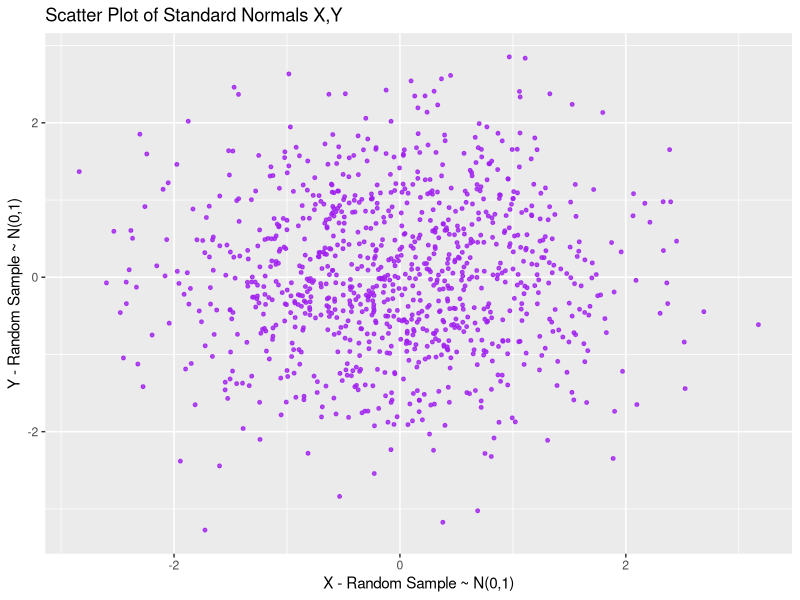
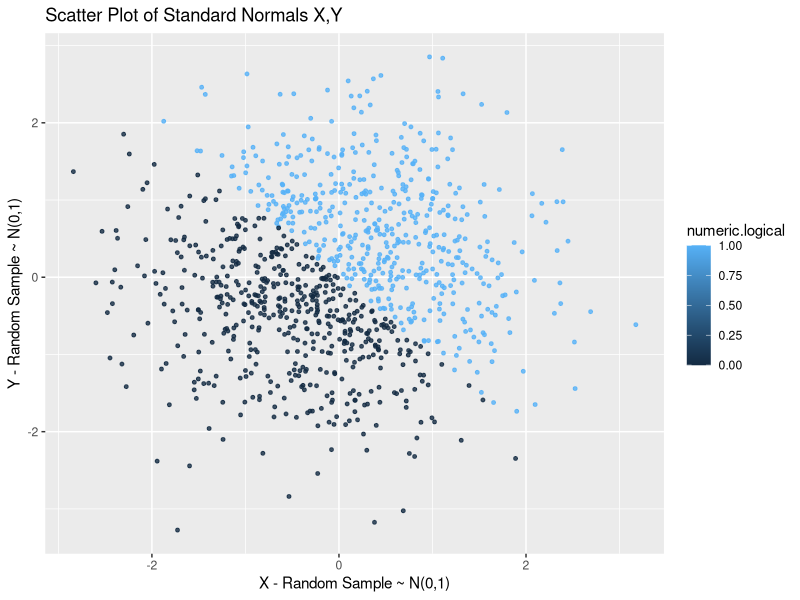
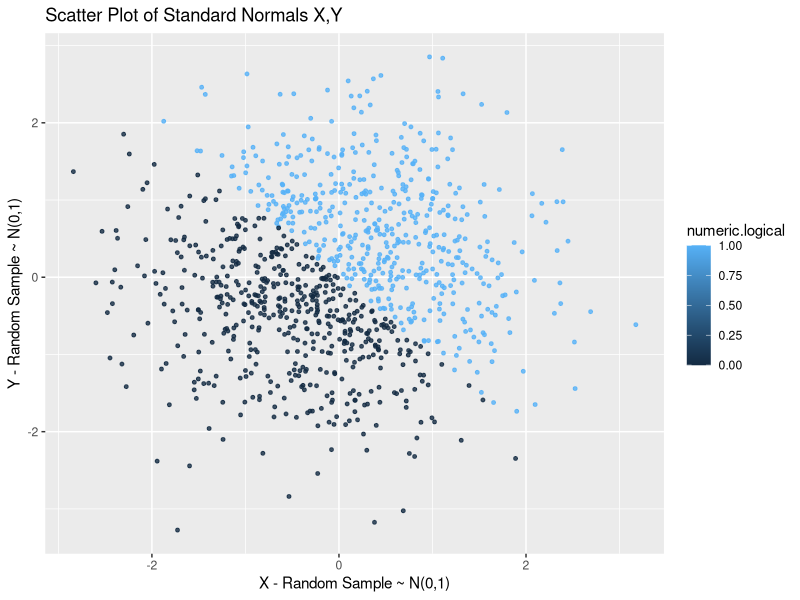

The R script that drew these images, in order:
## ---- chunk 1
#Load necessary packages
library(tidyverse)
## ---- chunk 2
#Defining number of rows/observations for our variable types data frame
n.row.types.df <- 10

#Set the seed for reproducibility in random sample
set.seed(24)

#Generate a character sample using strsplit on a generic sample, need unlist to coerce to vector
char.sentence <- "The quick brown fox jumped over the lazy dog"  
char.word.sample <- unlist(strsplit(char.sentence, "[ ]"))

#Creating our data frame with rUnif(0,5), logical, character random sample, and factor vars
variable.types.df <- tibble(
  unif.sample = runif(n.row.types.df, min = 0, max = 5),                  #Random sample 10 rUnif(0,5)
  logical.unif.g.2 = ifelse(unif.sample > 2, TRUE, FALSE),                #Logical, TRUE if rUnif > 2
  char.sample = sample(char.word.sample, n.row.types.df, replace = TRUE), #Random char sample
  factor.char.sample = as.factor(sample(1:5, n.row.types.df, replace = TRUE))   #Random factor sample, 5 levels
)
## ---- chunk 3
#Here we use the apply function to apply the mean function to each column var
mean.variable.types <- apply(variable.types.df, 2, mean)

#Apply gives all NA's because last 2 cols are non-numeric, so will go individually instead
mean.variable.types <- with(variable.types.df, c(mean(unif.sample),
                                               mean(logical.unif.g.2),
                                               mean(char.sample),
                                               mean(factor.char.sample)))
names(mean.variable.types) <- colnames(variable.types.df)
mean.variable.types
## ---- chunk 4
#Using the mutate function in dplyr, we will create a new df with coerced numerics
coerced.numeric.df <- variable.types.df %>%
  mutate(numeric.logical.g.2 = as.numeric(logical.unif.g.2),
         numeric.char.sample = as.numeric(char.sample),
         numeric.factor.sample = as.numeric(factor.char.sample))

#Check out the new variables
head(coerced.numeric.df[,5:7])
## ---- chunk 5
#Creating a new data frame with variables for the aforementioned data type coercions
coerced.factor.char.df <- variable.types.df %>%
  mutate(char.coerced.factor.numeric = char.sample %>% as.factor %>% as.numeric,
         factor.coerced.char.numeric = factor.char.sample %>% as.character %>% as.numeric)

#Check out the new variables
head(coerced.factor.char.df[,5:6])
## ---- chunk 6
#Definine number of observations/nrows for the data frame
n.row.stdnorm.df <- 1000

#Set the seed for reproducibility of random samples
set.seed(4)

#Creating our data frame with two std norm samples, logical for sum > 0, coerced numeric and factor
standard.normal.df <- tibble(
  x = rnorm(n.row.stdnorm.df, 0, 1),
  y = rnorm(n.row.stdnorm.df, 0, 1),
  logical.sum.g.0 = ifelse((x + y) > 0, TRUE, FALSE),
  numeric.logical = logical.sum.g.0 %>% as.numeric,
  factor.logical = logical.sum.g.0 %>% as.factor
)
## ---- chunk 7

gg.scatter.x.y <- standard.normal.df %>%
  ggplot() +
  geom_point(aes(x, y), colour = "purple", alpha = 0.8, size = 1) +
  ylab("Y - Random Sample ~ N(0,1)") +
  xlab("X - Random Sample ~ N(0,1)") +
  ggtitle("Scatter Plot of Standard Normals X,Y")

gg.scatter.x.y

gg.scatter.x.y.numeric <- standard.normal.df %>%
  ggplot() +
  geom_point(aes(x, y, color = numeric.logical), alpha = 0.8, size = 1) +
  ylab("Y - Random Sample ~ N(0,1)") +
  xlab("X - Random Sample ~ N(0,1)") +
  ggtitle("Scatter Plot of Standard Normals X,Y")

gg.scatter.x.y.numeric

gg.scatter.x.y.factor <- standard.normal.df %>%
  ggplot() +
  geom_point(aes(x, y, color = numeric.logical), alpha = 0.8, size = 1) +
  ylab("Y - Random Sample ~ N(0,1)") +
  xlab("X - Random Sample ~ N(0,1)") +
  ggtitle("Scatter Plot of Standard Normals X,Y")

gg.scatter.x.y.factor
